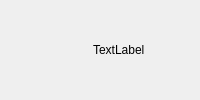
     <widget class="QWidget" name="page_2">
      <layout class="QHBoxLayout" name="horizontalLayout_2">
       <item>
        <widget class="QWidget" name="widget" native="true">
         <property name="sizePolicy">
          <sizepolicy hsizetype="Maximum" vsizetype="Maximum">
           <horstretch>0</horstretch>
           <verstretch>0</verstretch>
          </sizepolicy>
         </property>
         <layout class="QHBoxLayout" name="horizontalLayout_3">
          <item>
           <widget class="QLabel" name="lbl_error_message_icon">
            <property name="sizePolicy">
             <sizepolicy hsizetype="Fixed" vsizetype="Fixed">
              <horstretch>0</horstretch>
              <verstretch>0</verstretch>
             </sizepolicy>
            </property>
            <property name="minimumSize">
             <size>
              <width>32</width>
              <height>32</height>
             </size>
            </property>
            <property name="maximumSize">
             <size>
              <width>32</width>
              <height>32</height>
             </size>
            </property>
            <property name="text">
             <string/>
            </property>
            <property name="pixmap">
             <pixmap resource="../resources/UIResources.qrc">:/ui/icons/osx-dark/warning.svg</pixmap>
            </property>
            <property name="scaledContents">
             <bool>true</bool>
            </property>
            <property name="alignment">
             <set>Qt::AlignmentFlag::AlignLeading|Qt::AlignmentFlag::AlignLeft|Qt::AlignmentFlag::AlignVCenter</set>
            </property>
           </widget>
          </item>
          <item>
           <widget class="QLabel" name="lbl_error_message">
            <property name="sizePolicy">
             <sizepolicy hsizetype="Preferred" vsizetype="Maximum">
              <horstretch>0</horstretch>
              <verstretch>0</verstretch>
             </sizepolicy>
            </property>
            <property name="text">
             <string>TextLabel</string>
            </property>
           </widget>
          </item>
         </layout>
        </widget>
       </item>
      </layout>
     </widget>
